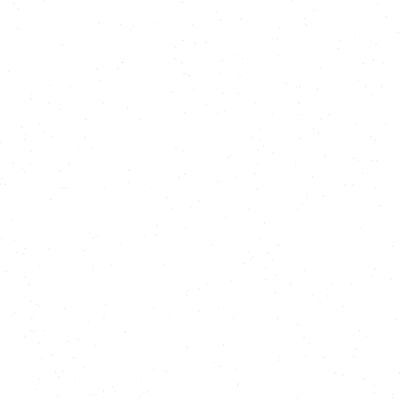
Frame 1 (no input)
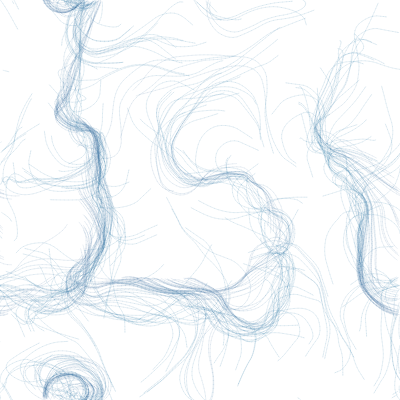
Frame 60 (no input)
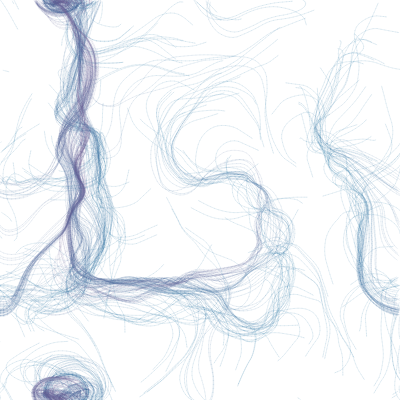
Frame 120 (the mouse pressed at the canvas centre since frame 60)

The p5.js sketch that drew these frames (run headless with seeded random() and noise() and a simulated clock; from frame 60 on, the mouse is pressed at the canvas centre):

// p5.js sketch
// ── sketch.js
// globals
var inc = 0.1;
var scl = 20;
var cols, rows;
var zoff = 0;
var particles = [];
var flowfield;

// constant
const SCREEN_SIZE = 400;
const PARTICLE_NUM = 300;

// Setup
function setup() {
  createCanvas(SCREEN_SIZE, SCREEN_SIZE);
  //colorMode(HSB, 255);
  cols = floor(width/scl);
  rows = floor(height/scl);
  flowfield = new Array(cols * rows);
  
  for(let i = 0; i < PARTICLE_NUM; i++){
    particles[i] = new Particle();
  }
}
// Draw
function draw(){
 // background(255);
  let yoff = 0;
  for(let y = 0; y < rows; y++){
    let xoff = 0;
    for(let x = 0; x < cols; x++){
      let index = x + y * cols;
      let angle = noise(xoff, yoff, zoff) * TWO_PI * 4;
      let v = p5.Vector.fromAngle(angle);
      v.setMag(1);
      flowfield[index] = v;
      xoff += inc;
      stroke(0, 50);

    }
    yoff += inc;
    zoff += 0.0003;
  }
  
  for(let i = 0; i < PARTICLE_NUM; i++){
    particles[i].follow(flowfield);
    particles[i].update();
    particles[i].edges();
    particles[i].show();
  }
  
}

// Action
// ── particle.js
function Particle() {
  this.pos = createVector(random(width), random(height));
  this.velocity = createVector(0, 0);
  this.acceleration = createVector(0, 0);
  this.maxSpeed = 4;
  this.h = 0;
  
  this.prevPos = this.pos.copy();
  
  this.update = () => {
    this.velocity.add(this.acceleration);
    this.velocity.limit(this.maxSpeed);
    this.pos.add(this.velocity);
    this.acceleration.mult(0);
  }
  
  this.follow = (vectors) => {
    let x = floor(this.pos.x / scl);
    let y = floor(this.pos.y / scl);
    let index = x + y * cols;
    let force = vectors[index];
    this.applyForce(force);
  }
  
  this.applyForce = (force) => { this.acceleration.add(force); }
  
  this.show = () => {
   stroke(this.h, 100, 150, 25);
   this.h += 1;
   if(this.h > 255){this.h = 0;}
   strokeWeight(1);
   line(this.pos.x, this.pos.y, this.prevPos.x, this.prevPos.y);
   this.updatePrev();
  }
  
  this.updatePrev = () => {
    this.prevPos.x = this.pos.x;
    this.prevPos.y = this.pos.y;
  }
  
  this.edges = () => {
    if(this.pos.x > width){this.pos.x = 0;this.updatePrev();}
    if(this.pos.x < 0){this.pos.x = width;this.updatePrev();}
    if(this.pos.y > height){this.pos.y = 0;this.updatePrev();}
    if(this.pos.y < 0){this.pos.y = height;this.updatePrev();}
  }
}
